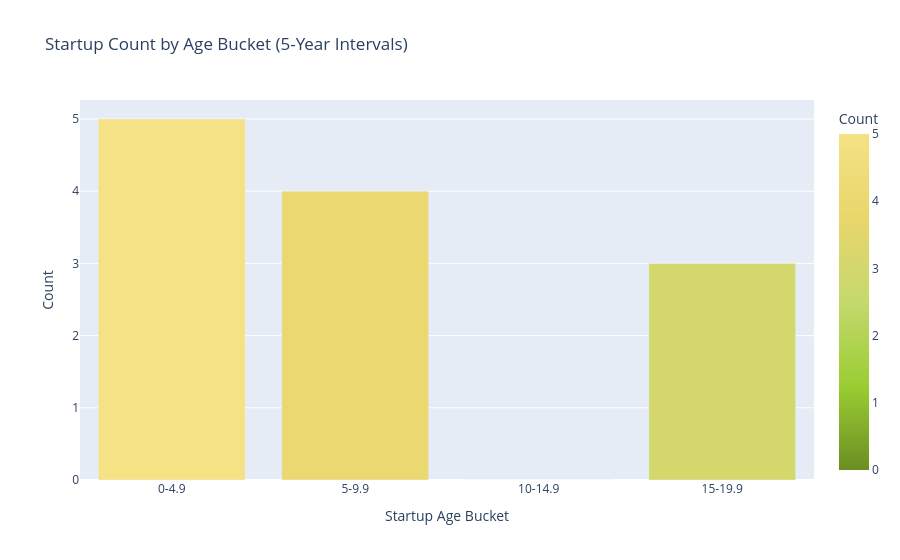

Here is the notebook cell this chart was saved with:
### Code cell
import numpy as np
import plotly.express as px

max_age = startup_list["Startup Age (Years)"].max()
upper_bound = int(np.ceil(max_age / 5.0) * 5)

bins = list(range(0, upper_bound + 5, 5))
labels = [f"{i}-{i+4.9}" for i in bins[:-1]]

startup_list["Startup Age Bucket"] = pd.cut(
    startup_list["Startup Age (Years)"],
    bins=bins,
    labels=labels,
    right=False,
    include_lowest=True
)

age_bucket_counts = (
    startup_list["Startup Age Bucket"]
    .value_counts()
    .sort_index()
    .reset_index()
)

age_bucket_counts.columns = ["Startup Age Bucket", "Count"]

fig = px.bar(
    age_bucket_counts,
    x="Startup Age Bucket",
    y="Count",
    color="Count",
    title="Startup Count by Age Bucket (5-Year Intervals)",
    color_continuous_scale=["#6B8E23", "#9ACD32", "#C5D86D", "#E9D66B", "#F4E285"]
)

fig.show()

### Figure 1 — Plotly figure (JSON) as saved in the notebook; plotly's stock layout.template omitted (floating-point values rounded to 4 significant figures)
{"data": [{"hovertemplate": "Startup Age Bucket=%{x}<br>Count=%{marker.color}<extra></extra>", "legendgroup": "", "marker": {"color": [5, 4, 0, 3], "coloraxis": "coloraxis", "pattern": {"shape": ""}}, "name": "", "orientation": "v", "showlegend": false, "textposition": "auto", "type": "bar", "x": ["0-4.9", "5-9.9", "10-14.9", "15-19.9"], "xaxis": "x", "y": [5, 4, 0, 3], "yaxis": "y"}], "layout": {"barmode": "relative", "coloraxis": {"colorbar": {"title": {"text": "Count"}}, "colorscale": [[0, "#6B8E23"], [0.25, "#9ACD32"], [0.5, "#C5D86D"], [0.75, "#E9D66B"], [1, "#F4E285"]]}, "legend": {"tracegroupgap": 0}, "title": {"text": "Startup Count by Age Bucket (5-Year Intervals)"}, "xaxis": {"anchor": "y", "domain": [0, 1], "title": {"text": "Startup Age Bucket"}}, "yaxis": {"anchor": "x", "domain": [0, 1], "title": {"text": "Count"}}}}
